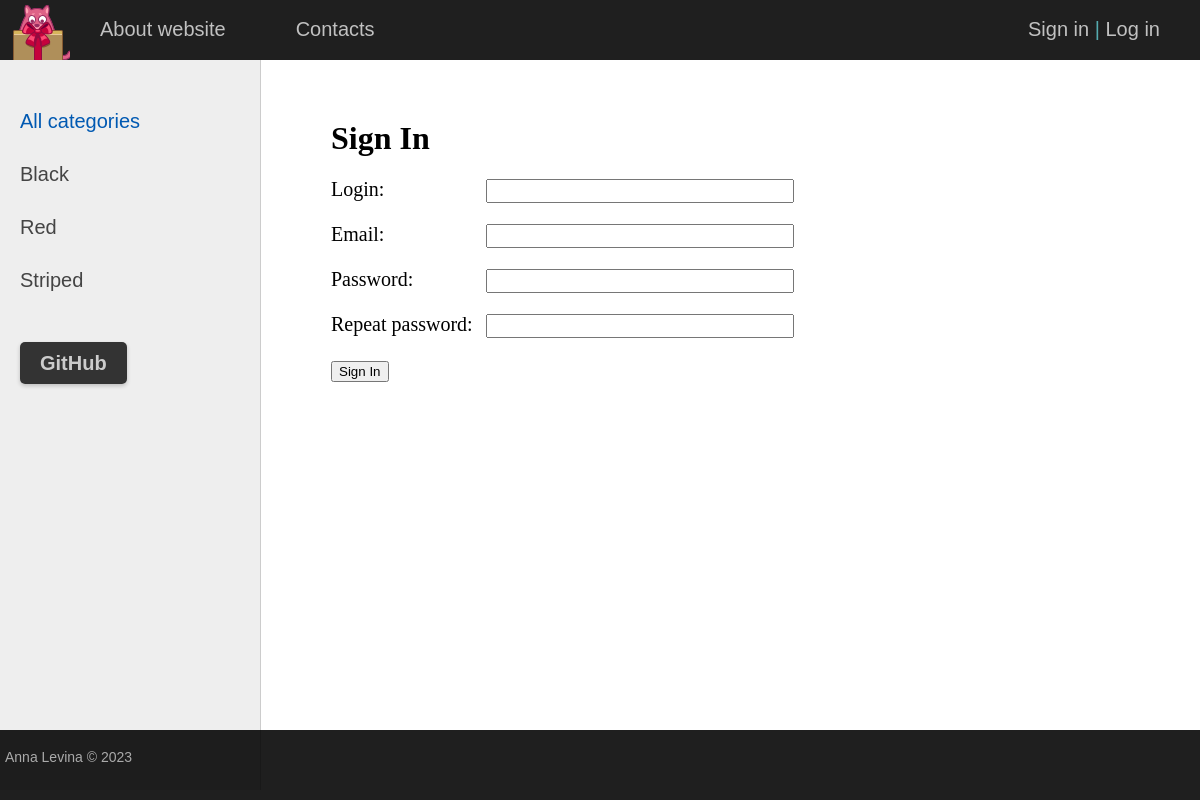
Screenshot of /register/ with the database file from the repository.
### cats/models.py (models this page shows, shortened)
class Category(models.Model):
    name = models.CharField(max_length=100, db_index=True)
    slug = models.SlugField(max_length=255, unique=True, db_index=True, verbose_name="URL")
    def get_absolute_url(self):
        return reverse('category', kwargs={'cat_slug': self.slug})

### cats/views.py (the view, shortened to what this page needs)
# urls.py: path('register/', RegisterUser.as_view(), name='register'),
class RegisterUser(DataMixin, CreateView):
    form_class = RegisterUserForm
    template_name = 'cats/register.html'
    success_url = reverse_lazy('login')
    def get_context_data(self, *, object_list=None, **kwargs):
        context = super().get_context_data(**kwargs)
        c_def = self.get_user_context(title="Sign In")
        return dict(list(context.items()) + list(c_def.items()))

### cats/forms.py
class RegisterUserForm(UserCreationForm):
    username = forms.CharField(label='Login', widget=forms.TextInput(attrs={'class': 'form-input'}))
    email = forms.CharField(label='Email', widget=forms.EmailInput(attrs={'class': 'form-input'}))
    password1 = forms.CharField(label='Password', widget=forms.PasswordInput(attrs={'class': 'form-input'}))
    password2 = forms.CharField(label='Repeat password', widget=forms.PasswordInput(attrs={'class': 'form-input'}))
    class Meta:
        model = User
        fields = ('username', 'email', 'password1', 'password2')

### cats/utils.py (called while the page is built)
    def get_user_context(self, **kwargs):
        context = kwargs
        cats = cache.get('cats')
        if not cats:
            cats = Category.objects.annotate(Count('cats'))
            cache.set('cats', cats, 60)
        user_menu = menu.copy()
        if not self.request.user.is_authenticated:
            user_menu.pop(1)
        context['menu'] = user_menu
        context['cats'] = cats
        if 'cat_selected' not in context:
            context['cat_selected'] = 0
        return context

### cats/templates/cats/register.html (shortened to what this page needs)
{% extends 'cats/base.html' %}
{% block content %}
<h1>{{ title }}</h1>
<form method="post">
    {% for f in form %}
    <p><label class="form-label" for="{{ f.id_for_label }}">{{ f.label }}: </label> {{ f }}</p>
    {% endfor %}
    <button type="submit">Sign In</button>
</form>
{% endblock %}

### cats/templates/cats/base.html (shortened to what this page needs)
<!DOCTYPE html>
{% load static %}
<html>
<head>
    <link type="text/css" href="{% static 'cats/css/styles.css' %}" rel="stylesheet" />
</head>
<body>
    <table class="table-page" border=0 cellpadding="0" cellspacing="0">
        <tr>
            <td valign=top>
                {% block mainmenu %}
                <div class="header">
                    <ul id="mainmenu" class="mainmenu">
                        <li class="logo"><a href="{% url 'home' %}"><div class="logo"></div></a></li>
                        {% for m in menu %}
                            <li><a href="{% url m.url_name %}">{{ m.title }}</a></li>
                        {% endfor %}
                        {% if request.user.is_authenticated %}
                            <li class="last">{{ user.username }} | <a href="{% url 'logout' %}">Log out</a></li>
                        {% else %}
                            <li class="last"><a href="{% url 'register' %}">Sign in</a> | <a href="{% url 'login' %}">Log in</a></li>
                        {% endif %}
                    </ul>
                </div>
                {% endblock mainmenu %}
                {% load cats_tags %}
                <table class="table-content" border=0 cellpadding="0" cellspacing="0">
                    <tr>
                        <td valign="top" class="left-chapters">
                            <ul id="leftchapters">
                                    {% if cat_selected == 0 %}
                                        <li class="selected">All categories</li>
                                    {% else %}
                                        <li><a href="{% url 'home' %}">All categories</a></li>
                                    {% endif %}
                                    {% for c in cats %}
                                        {% if c.cats__count > 0 %}
                                            {% if c.pk == cat_selected %}
                                                <li class="selected">{{ c.name }}</li>
                                            {% else %}
                                                <li><a href="{{ c.get_absolute_url }}">{{ c.name }}</a></li>
                                            {% endif %}
                                        {% endif %}
                                    {% endfor %}
                                <li class="share">
                                    <a class="github-button" href="https://github.com/levina-anna" target="_blank">GitHub</a>
                                </li>
                            </ul>
                        </td>
                        <td valign="top" class="content">
                            <div class="content-text">
                                {% block content %}
                                {% endblock %}
                            </div>
                        </td>
                    </tr>
                </table>
            </td>
        </tr>
        <tr>
            <td valign=top>
                <div id="footer">
                    <p>Anna Levina &copy; 2023</p>
                </div>
            </td>
        </tr>
    </table>
</body>
</html>

### cats/static/cats/css/styles.css (style rules this page uses)
html, body { font-family: 'Arial'; margin: 0; padding: 0; height: 100%; width: 100%; color: #444; }
a { color: #0059b2; text-decoration: none; }
.table-page { width: 100%; height: 100vh; vertical-align: top; }
.table-page tr { height: 100%; }
.header { background: #000000e0; height: 60px; }
.logo { background: url('../images/logo.png') no-repeat 10px 5px; width: 70px; height: 60px; }
ul.mainmenu { list-style: none; margin: 0; padding: 0; height: 60px; color: #55abaf; font-size: 20px; overflow: hidden; }
ul.mainmenu li { float: left; margin: 18px 40px 0 30px; }
ul.mainmenu li.logo { margin: 0; }
ul.mainmenu li.last { float: right; }
ul.mainmenu li a { color: #c1c1c1; text-decoration: none; }
.table-content { width: 100%; min-height: 100%; }
.left-chapters { margin: 0; background: #eee; border-right: 1px solid #ccc; min-height: 100%; }
.left-chapters ul { width: 230px; min-height: 100%; margin: 0; padding: 20px 10px 10px 20px; list-style: none; font-size: 20px; }
.left-chapters ul li { margin: 30px 0 0 0; color: #999; }
.left-chapters ul li.selected { color: #0059b2; }
.left-chapters ul li a { color: #444; text-decoration: none; }
.left-chapters ul li.share { margin: 60px 0 0 0; }
.left-chapters ul li.share a { background-color: #333; color: #ccc; font-weight: bold; text-decoration: none; padding: 10px 20px; border-radius: 5px; transition: background-color 0.3s ease; box-shadow: 0 2px 4px rgba(0, 0, 0, 0.2); }
.content { padding: 0 20px 20px 40px; width: 100%; box-sizing: border-box; }
.content-text { margin: 60px 0 0 30px; color: #000; font-size: 20px; font-family: Yandex Sans Display Light; }
.content-text h1 { font-size: 32px; }
#footer { box-sizing: border-box; background: #000000e0; padding: 5px; color: #aaa; font-size: 14px; font-family: Verdana, Geneva, Arial, Helvetica; text-align: left; overflow: hidden; height: 70px; }
.form-input { width: 300px; font-size: 16px; }
.form-label { display: inline-block; min-width: 150px; vertical-align: top; }

### rows the page displays
Category: name "Black"
Category: name "Red"
Category: name "Striped"

### other values shown
{{ m.title }} "About website" "Contacts"
{{ title }} "Sign In"
{{ f.label }} "Login" "Email" "Password" "Repeat password"
